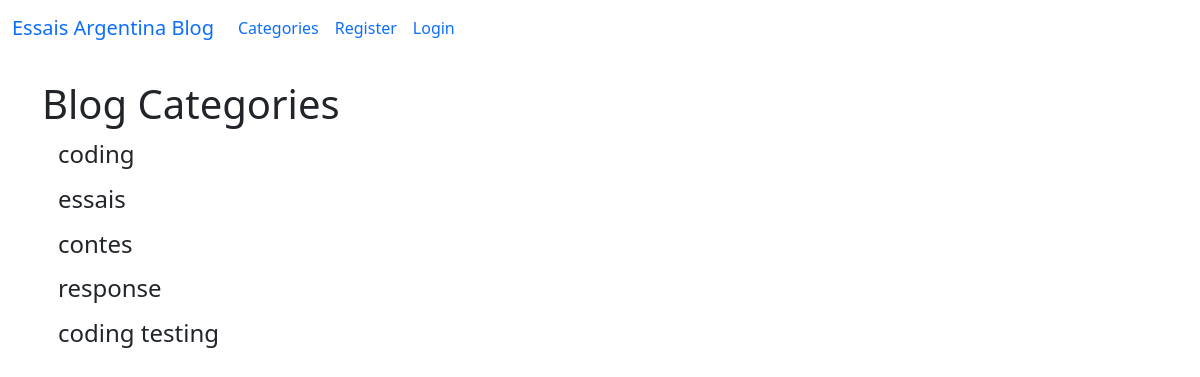
The page /category-list/ on the database its author committed.
### theblog/models.py (models this page shows, shortened)
class Category(models.Model):
    name = models.CharField(max_length= 255)
    def __str__(self):
        return self.name

### theblog/views.py (the view)
# urls.py: path('category-list/', CategoryListView, name='category-list'),
def CategoryListView(request):
    cat_menu_list = Category.objects.all()
    return render(request, 'category_list.html', {'cat_menu_list' : cat_menu_list})

### theblog/templates/category_list.html (shortened to what this page needs)
{% extends 'base.html' %}
{% block content %}
    <h1>Blog Categories</h1>
      {% for item in cat_menu_list %}
        <h4><a class="dropdown-item" href="{% url 'category' item|slugify %}">{{ item }}</a></h4>
      {% endfor %}
{% endblock %}

### rows shown on the page
Category: name "coding"
Category: name "essais"
Category: name "contes"
Category: name "response"
Category: name "coding testing"
